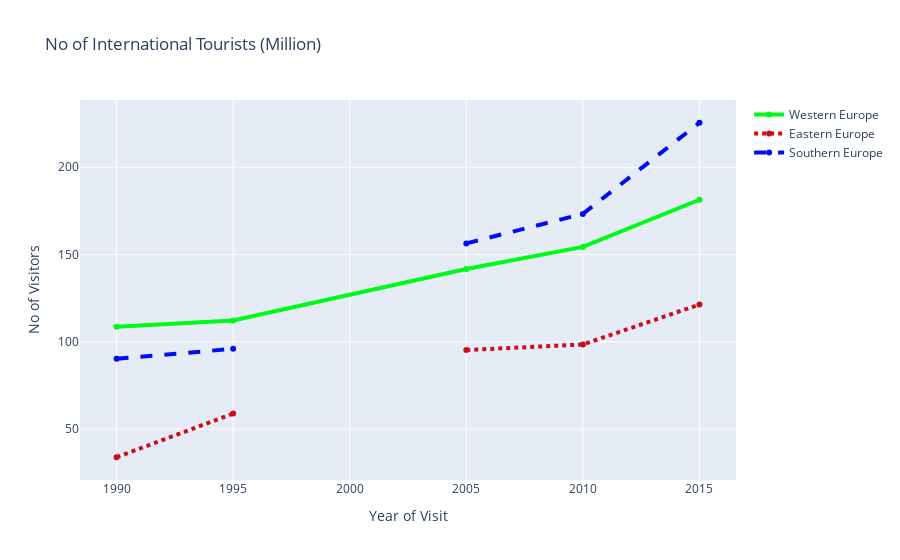

The code cell stored with this chart in its notebook:
### Code cell
fig = dict(data=data,layout=layout)
offline.iplot(fig)

### Figure 1 — Plotly figure (JSON) as saved in the notebook; plotly's stock layout.template omitted (floating-point values rounded to 4 significant figures)
{"data": [{"connectgaps": true, "line": {"color": "rgb(0,250,24)", "width": 4}, "name": "Western Europe", "type": "scatter", "x": [1990, 1995, 2000, 2005, 2010, 2015], "y": [108.6, 112.2, null, 141.7, 154.4, 181.4]}, {"connectgaps": false, "line": {"color": "rgb(205,12,24)", "dash": "dot", "width": 4}, "name": "Eastern Europe", "type": "scatter", "x": [1990, 1995, 2000, 2005, 2010, 2015], "y": [33.9, 58.9, null, 95.3, 98.5, 121.4]}, {"line": {"color": "rgba(2,12,240,191)", "dash": "dash", "width": 4}, "name": "Southern Europe", "type": "scatter", "x": [1990, 1995, 2000, 2005, 2010, 2015], "y": [90.3, 96, null, 156.4, 173.3, 225.5]}], "layout": {"title": {"text": "No of International Tourists (Million)"}, "xaxis": {"title": {"text": "Year of Visit"}}, "yaxis": {"title": {"text": "No of Visitors"}}}}
